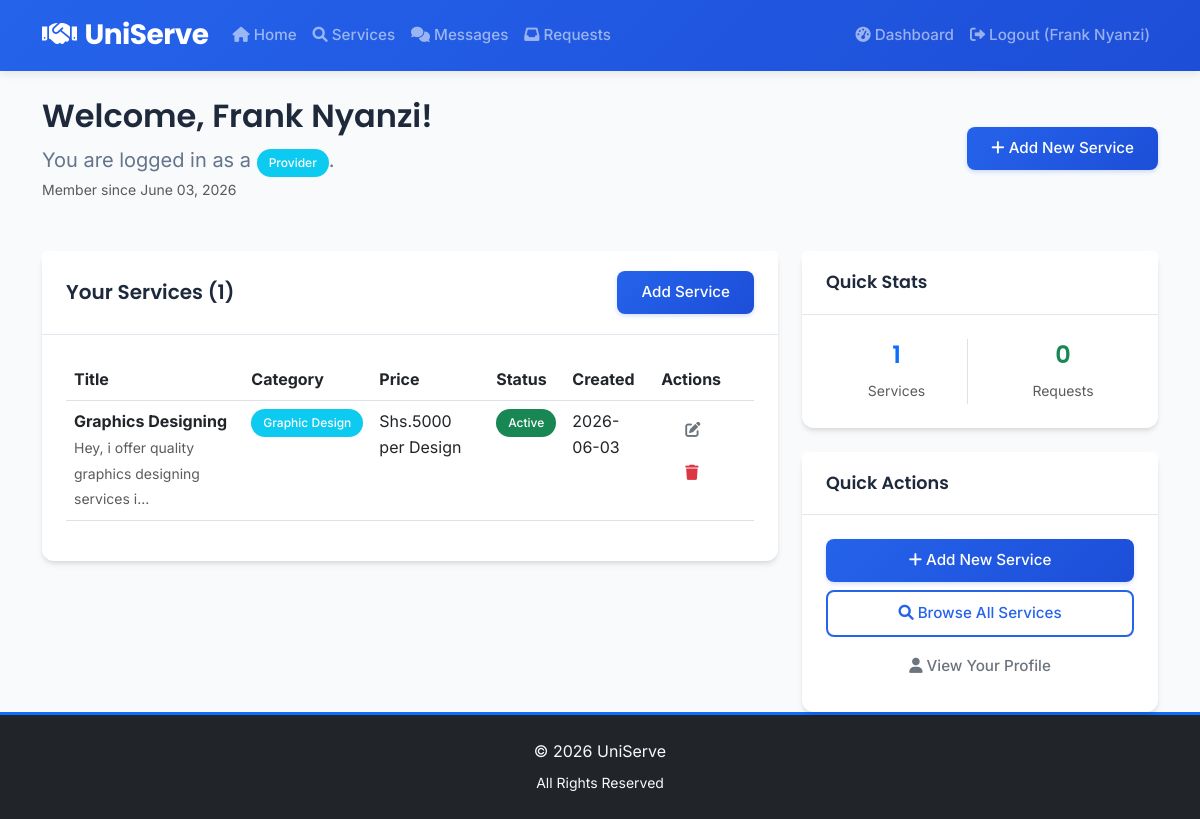
The page /dashboard (signed in) on the database its author committed.
### app.py (models this page shows)
class User(db.Model):
    id = db.Column(db.Integer, primary_key=True)
    name = db.Column(db.String(100), nullable=False)
    email = db.Column(db.String(100), unique=True, nullable=False)
    password = db.Column(db.String(200), nullable=False)
    user_type = db.Column(db.String(20), nullable=False)
    is_admin = db.Column(db.Boolean, default=False)
    profile_picture = db.Column(db.String(200), nullable=True)
    student_id_document = db.Column(db.String(200), nullable=True)
    verification_status = db.Column(db.String(20), default='unverified')
    registration_date = db.Column(db.DateTime, default=datetime.utcnow)
    services = db.relationship('Service', backref='provider', lazy=True)
    reviews_given = db.relationship('Review', foreign_keys='Review.reviewer_id', backref='reviewer', lazy=True)
    reviews_received = db.relationship('Review', foreign_keys='Review.reviewee_id', backref='reviewee', lazy=True)

class Service(db.Model):
    id = db.Column(db.Integer, primary_key=True)
    title = db.Column(db.String(100), nullable=False)
    description = db.Column(db.Text, nullable=False)
    category = db.Column(db.String(50), nullable=False)
    price = db.Column(db.String(50), nullable=True)
    location = db.Column(db.String(100), nullable=False)
    contact_info = db.Column(db.String(100), nullable=False)
    created_date = db.Column(db.DateTime, default=datetime.utcnow)
    is_active = db.Column(db.Boolean, default=True)
    provider_id = db.Column(db.Integer, db.ForeignKey('user.id'), nullable=False)
    requests = db.relationship('ServiceRequest', backref='service', lazy=True)

### app.py (the view)
@app.route('/dashboard')
def dashboard():
    if 'user_id' not in session:
        return redirect(url_for('login'))
    user = User.query.get(session['user_id'])
    if user.user_type == 'provider':
        services = Service.query.filter_by(provider_id=user.id).all()
        return render_template('dashboard.html', user=user, services=services)
    else:
        requests = ServiceRequest.query.filter_by(seeker_id=user.id).all()
        return render_template('dashboard.html', user=user, requests=requests)

### app.py (called while the page is built)
@app.context_processor
def inject_google_client_id():
    return dict(google_client_id=app.config['GOOGLE_CLIENT_ID'])

### templates/dashboard.html (shortened to what this page needs)
{% extends "base.html" %}
{% block content %}
<div class="row">
    <div class="col-md-12">
        <div class="d-flex justify-content-between align-items-center mb-4">
            <div>
                <h2>
                    Welcome, {{ user.name }}!
                </h2>
                <p class="lead mb-0">You are logged in as a <span class="badge bg-info">{{ user.user_type|title }}</span>.</p>
                <small class="text-muted">Member since {{ user.registration_date.strftime('%B %d, %Y') }}</small>
            </div>
            <div class="text-end">
                {% if user.user_type == 'provider' %}
                <a href="{{ url_for('add_service') }}" class="btn btn-primary">
                    <i class="fas fa-plus"></i> Add New Service
                </a>
                {% else %}
                <a href="{{ url_for('services') }}" class="btn btn-primary">
                    <i class="fas fa-search"></i> Browse Services
                </a>
                {% endif %}
            </div>
        </div>
    </div>
</div>
{% if user.user_type == 'provider' %}
<div class="row mt-4">
    <div class="col-md-8">
        <div class="card">
            <div class="card-header d-flex justify-content-between align-items-center">
                <h5 class="mb-0">Your Services ({{ services|length }})</h5>
                <a href="{{ url_for('add_service') }}" class="btn btn-sm btn-primary">Add Service</a>
            </div>
            <div class="card-body">
                {% if services %}
                <div class="table-responsive">
                    <table class="table table-hover">
                        <thead>
                            <tr>
                                <th>Title</th>
                                <th>Category</th>
                                <th>Price</th>
                                <th>Status</th>
                                <th>Created</th>
                                <th>Actions</th>
                            </tr>
                        </thead>
                        <tbody>
                            {% for service in services %}
                            <tr>
                                <td>
                                    <strong>{{ service.title }}</strong>
                                    <br><small class="text-muted">{{ service.description[:50] }}...</small>
                                </td>
                                <td>
                                    <span class="badge bg-info">{{ service.category }}</span>
                                </td>
                                <td>{{ service.price }}</td>
                                <td>
                                    <span class="badge bg-{{ 'success' if service.is_active else 'secondary' }}">
                                        {{ 'Active' if service.is_active else 'Inactive' }}
                                    </span>
                                </td>
                                <td>{{ service.created_date.strftime('%Y-%m-%d') }}</td>
                                <td>
                                    <a href="{{ url_for('edit_service', service_id=service.id) }}" class="btn btn-sm btn-outline-secondary" title="Edit Service">
                                        <i class="fas fa-edit"></i>
                                    </a>
                                    <form action="{{ url_for('delete_service', service_id=service.id) }}" method="POST" class="d-inline">
                                        <button type="submit" class="btn btn-sm btn-outline-danger" onclick="return confirm('Delete this service permanently?');" title="Delete Service">
                                            <i class="fas fa-trash"></i>
                                        </button>
                                    </form>
                                </td>
                            </tr>
                            {% endfor %}
                        </tbody>
                    </table>
                </div>
                {% endif %}
            </div>
        </div>
    </div>
    <div class="col-md-4">
        <div class="card mb-4">
            <div class="card-header">
                <h6 class="mb-0">Quick Stats</h6>
            </div>
            <div class="card-body">
                <div class="row text-center">
                    <div class="col-6">
                        <div class="border-end">
                            <h4 class="text-primary">{{ services|length }}</h4>
                            <small class="text-muted">Services</small>
                        </div>
                    </div>
                    <div class="col-6">
                        <h4 class="text-success">0</h4>
                        <small class="text-muted">Requests</small>
                    </div>
                </div>
            </div>
        </div>
        <div class="card">
            <div class="card-header">
                <h6 class="mb-0">Quick Actions</h6>
            </div>
            <div class="card-body">
                <div class="d-grid gap-2">
                    <a href="{{ url_for('add_service') }}" class="btn btn-primary">
                        <i class="fas fa-plus"></i> Add New Service
                    </a>
                    <a href="{{ url_for('services') }}" class="btn btn-outline-primary">
                        <i class="fas fa-search"></i> Browse All Services
                    </a>
                    <a href="{{ url_for('profile', user_id=user.id) }}" class="btn btn-outline-secondary">
                        <i class="fas fa-user"></i> View Your Profile
                    </a>
                </div>
            </div>
        </div>
    </div>
</div>
{% endif %}
{% endblock %}

### templates/base.html (shortened to what this page needs)
<!DOCTYPE html>
<html lang="en">
<head>
    <link href="https://cdn.jsdelivr.net/npm/bootstrap@5.3.0/dist/css/bootstrap.min.css" rel="stylesheet">
    <link rel="stylesheet" href="https://cdnjs.cloudflare.com/ajax/libs/font-awesome/6.0.0/css/all.min.css">
    <link href="{{ url_for('static', filename='css/style.css') }}" rel="stylesheet">
</head>
<body class="d-flex flex-column min-vh-100">
    <nav class="navbar navbar-expand-lg navbar-dark">
        <div class="container">
            <a class="navbar-brand" href="{{ url_for('index') }}">
                <i class="fas fa-handshake me-2"></i>UniServe
            </a>
            <div class="collapse navbar-collapse" id="navbarNav">
                <ul class="navbar-nav me-auto">
                    <li class="nav-item">
                        <a class="nav-link" href="{{ url_for('index') }}">
                            <i class="fas fa-home me-1"></i>Home
                        </a>
                    </li>
                    <li class="nav-item">
                        <a class="nav-link" href="{{ url_for('services') }}">
                            <i class="fas fa-search me-1"></i>Services
                        </a>
                    </li>
                    {% if session.user_id %}
                    <li class="nav-item">
                        <a class="nav-link" href="{{ url_for('messages') }}">
                            <i class="fas fa-comments me-1"></i>Messages
                        </a>
                    </li>
                    <li class="nav-item">
                        <a class="nav-link" href="{{ url_for('service_requests') }}">
                            <i class="fas fa-inbox me-1"></i>Requests
                        </a>
                    </li>
                    {% endif %}
                </ul>
                <ul class="navbar-nav">
                    {% if session.user_id %}
                    <li class="nav-item">
                        <a class="nav-link" href="{{ url_for('dashboard') }}">
                            <i class="fas fa-tachometer-alt me-1"></i>Dashboard
                        </a>
                    </li>
                    <li class="nav-item">
                        <a class="nav-link" href="{{ url_for('logout') }}">
                            <i class="fas fa-sign-out-alt me-1"></i>Logout ({{ session.user_name }})
                        </a>
                    </li>
                    {% endif %}
                </ul>
            </div>
        </div>
    </nav>
    <div class="container mt-4">
        {% block content %}{% endblock %}
    </div>
    <footer class="bg-dark text-light py-4 mt-auto w-100 border-top border-primary border-3">
        <div class="container text-center">
            <p class="mb-2">&copy; 2026 UniServe</p>
            <p class="mb-0 small">
                All Rights Reserved
            </p>
        </div>
    </footer>
    <div class="toast-container position-fixed bottom-0 end-0 p-3" style="z-index: 1055;">
    </div>
</body>
</html>

### static/css/style.css (style rules this page uses)
:root { --primary-color: #2563eb; --primary-dark: #1d4ed8; --secondary-color: #64748b; --success-color: #10b981; --warning-color: #f59e0b; --danger-color: #ef4444; --light-color: #f8fafc; --dark-color: #1e293b; --border-radius: 12px; --shadow: 0 4px 6px -1px rgba(0, 0, 0, 0.1), 0 2px 4px -1px rgba(0, 0, 0, 0.06); --shadow-lg: 0 10px 15px -3px rgba(0, 0, 0, 0.1), 0 4px 6px -2px rgba(0, 0, 0, 0.05); }
body { font-family: 'Inter', -apple-system, BlinkMacSystemFont, 'Segoe UI', Roboto, sans-serif; background-color: #f8fafc; color: #334155; line-height: 1.6; font-weight: 400; }
h1, h2, h3, h4, h5, h6 { font-family: 'Poppins', -apple-system, BlinkMacSystemFont, 'Segoe UI', Roboto, sans-serif; font-weight: 600; line-height: 1.3; color: #1e293b; margin-bottom: 0.5rem; }
h2 { font-size: 2rem; }
h4 { font-size: 1.5rem; }
h5 { font-size: 1.25rem; }
h6 { font-size: 1.1rem; }
.lead { font-size: 1.25rem; font-weight: 400; color: #64748b; }
.navbar-brand { font-family: 'Poppins', sans-serif; font-weight: 700; font-size: 1.75rem; letter-spacing: -0.5px; }
.navbar-nav .nav-link { font-weight: 500; font-size: 0.95rem; transition: color 0.2s ease; }
.card { border: none; border-radius: var(--border-radius); box-shadow: var(--shadow); transition: all 0.3s ease; background: white; }
.card-header { background: white; border-bottom: 1px solid #e2e8f0; font-family: 'Poppins', sans-serif; font-weight: 600; padding: 1.25rem 1.5rem; }
.card-body { padding: 1.5rem; }
.btn { font-family: 'Inter', sans-serif; font-weight: 500; border-radius: 8px; padding: 0.625rem 1.5rem; transition: all 0.2s ease; border: none; font-size: 0.95rem; }
.btn-primary { background: linear-gradient(135deg, var(--primary-color), var(--primary-dark)); box-shadow: 0 2px 4px rgba(37, 99, 235, 0.2); }
.btn-outline-primary { border: 2px solid var(--primary-color); color: var(--primary-color); background: transparent; }
.badge { font-family: 'Inter', sans-serif; font-weight: 500; border-radius: 20px; padding: 0.5rem 0.75rem; font-size: 0.75rem; }
.navbar { box-shadow: 0 2px 10px rgba(0, 0, 0, 0.1); background: linear-gradient(135deg, var(--primary-color), var(--primary-dark)) !important; }
footer { background: #1e293b !important; color: #cbd5e1; font-family: 'Inter', sans-serif; }
footer p { margin-bottom: 0.25rem; }

### rows shown on the page
User: user_name "Frank Nyanzi", name "Frank Nyanzi", user_type "Provider", registration_date "June 03, 2026"
Service: title "Graphics Designing", description "Hey, i offer quality graphics designing services i", category "Graphic Design", price "Shs.5000 per Design", is_active "Active", created_date "2026-06-03"

### other values the page prints
{{ services|length }} "1"
